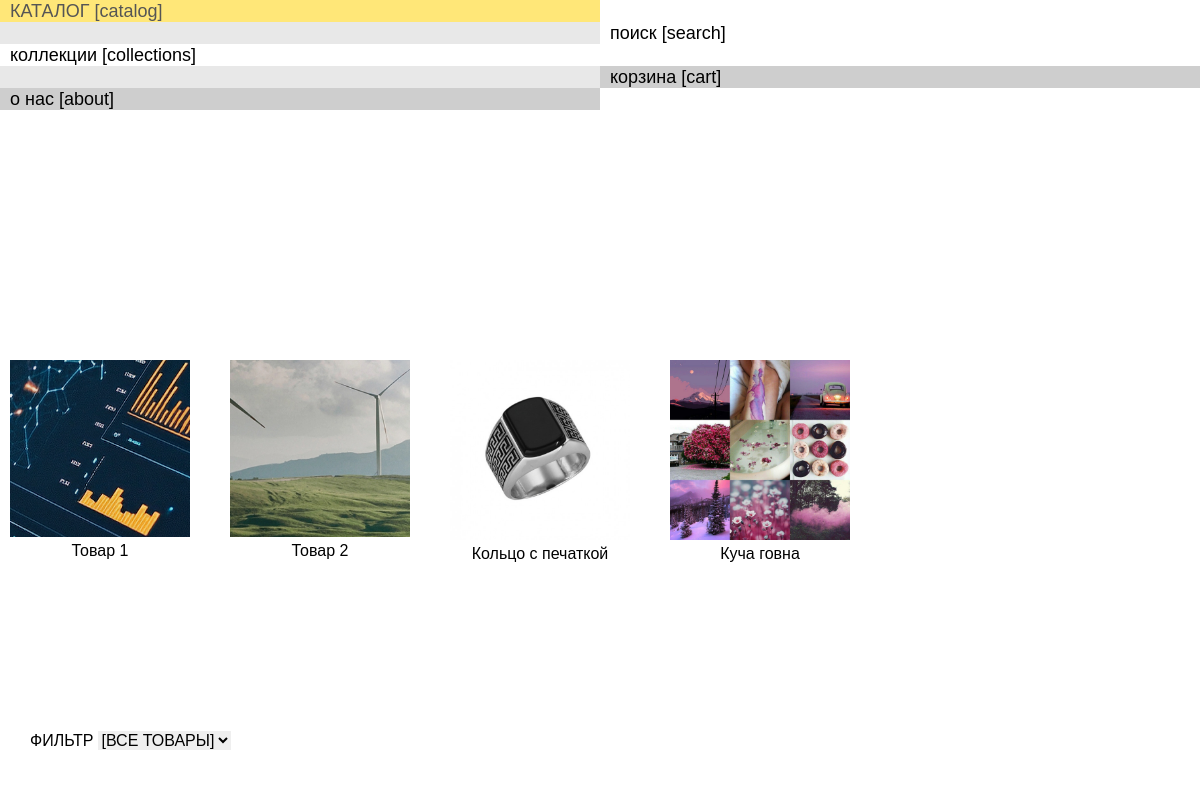
The app's page /catalog/, older data.
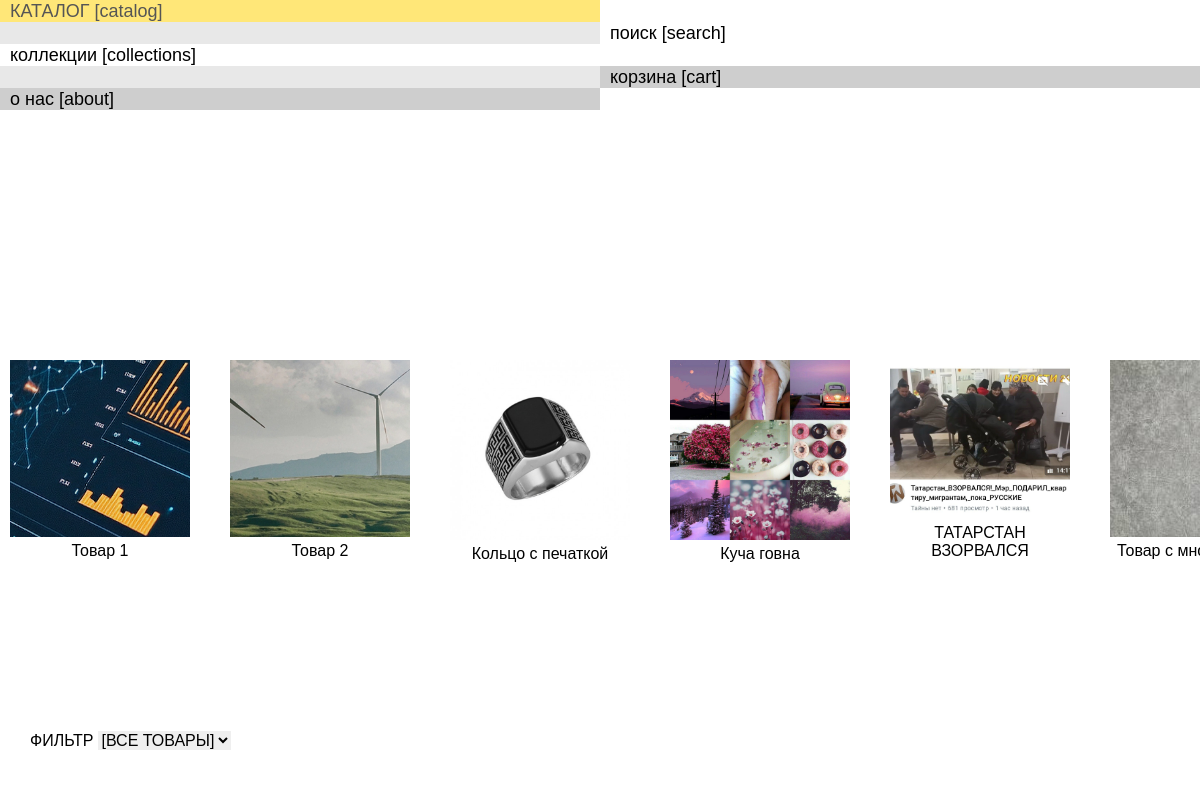
The same page, newer data.
### main/models.py (models this page shows, shortened)
class CatalogItem(models.Model):
    CATEGORY_CHOICES = [
        ('all', 'Все товары'),
        ('bracelets', 'Браслеты'),
        ('earrings', 'Серьги'),
        ('pendants', 'Кулоны'),
        ('necklaces', 'Ожерелья'),
        ('rings', 'Кольцо'),
    ]
    title = models.CharField(max_length=100)
    image = models.ImageField(upload_to='catalog/')
    category = models.CharField(max_length=20, choices=CATEGORY_CHOICES, default='all')
    collection = models.ForeignKey(
        Collection,
        on_delete=models.PROTECT,
        null=True,
        blank=True,
        verbose_name="Коллекция",
        related_name='items'
    )
    price = models.IntegerField(verbose_name="Цена (в рублях)")
    material = models.CharField(max_length=100, verbose_name="Материал")
    size = models.CharField(max_length=50, verbose_name="Размер")
    available_sizes = models.JSONField(
        blank=True,
        null=True,
        verbose_name="Размеры кольца(для колец)",
        help_text="Список доступных размеров в формате JSON (например: [\"S\", \"M\", \"L\"])"
    )
    available = models.BooleanField(default=True, verbose_name="В наличии")
    description = models.TextField(
        verbose_name="Описание",
        blank=True,
        null=True,
        help_text="Многострочное описание товара"
    )
    class Meta:
        verbose_name = "Товар"
        verbose_name_plural = "Товары"

### main/views.py (the view)
# urls.py: path('catalog/', views.catalog, name='catalog'),  # Основной каталог
@require_GET
def catalog(request):
    context = {
        'background_image': get_background_image(),
        'collections': get_collections_with_images(),
    }
    if request.headers.get('x-requested-with') == 'XMLHttpRequest':
        category = request.GET.get('category', 'all')
        items = get_catalog_items(category)
        return JsonResponse({'items': serialize_items(items)})
    category_display = request.GET.get('category', 'все товары')
    context.update({
        'items': get_catalog_items(category_display),
        'category': category_display,
    })
    return render(request, 'catalog.html', context)

### main/views.py (called while the page is built)
def get_background_image():
    try:
        return HomePageImage.objects.latest('uploaded_at')
    except HomePageImage.DoesNotExist:
        return None

def get_collections_with_images():
    return Collection.objects.prefetch_related('images').all()

def get_catalog_items(category_filter):
    category_map = {
        'все товары': 'all',
        'браслеты': 'bracelets',
        'серьги': 'earrings',
        'кулоны': 'pendants',
        'ожерелья': 'necklaces',
        'кольца': 'rings',
    }
    category = category_map.get(category_filter.lower(), 'all')
    if category == 'all':
        return CatalogItem.objects.all()
    return CatalogItem.objects.filter(category=category)

### templates/catalog.html (shortened to what this page needs)
{% extends 'base.html' %}
{% block content %}
    <div class="catalog-section">
        <div class="filter-container">
            <span>ФИЛЬТР</span>
            <select class="categoryFilter" onchange="filterCatalog(this.value)">
                <option value="all">[ВСЕ ТОВАРЫ]</option>
            </select>
        </div>
        <div class="catalog-scroll-container" id="catalogContent">
            {% if items %}
                {% for item in items %}
                    <a href="{% url 'catalog_item_detail' item.id %}" class="catalog-item-link">
                        <div class="catalog-item">
                            <img src="{{ item.image.url }}" alt="{{ item.title }}" class="catalog-image">
                            <p class="catalog-title">{{ item.title }}</p>
                        </div>
                    </a>
                {% endfor %}
            {% else %}
                <p>Товары не найдены для выбранной категории.</p>
            {% endif %}
        </div>
    </div>
{% endblock %}

### templates/base.html (shortened to what this page needs)
{% load static %}
<!DOCTYPE html>
<html lang="en">
<head>
    <link rel="stylesheet" href="{% static '/css/main.css' %}"/>
    <link rel="stylesheet" href="https://cdnjs.cloudflare.com/ajax/libs/viewerjs/1.11.6/viewer.min.css">
</head>
<body>
<div class="nav-container" style="position: relative; z-index: 10;">
    <div class="nav-column">
        <a class="nav-cell" href="/catalog">
            <div class="text">КАТАЛОГ [catalog] </div>
        </a>
        <div class="nav-cell empty-left"></div>
        <a class="nav-cell" href="/collections">
            <div class="text">коллекции [collections]</div>
        </a>
        <div class="nav-cell empty-left"></div>
        <a class="nav-cell about" href="/about">
            <div class="text">о нас [about]</div>
        </a>
    </div>
    <div class="nav-column" style="background: #fff">
        <div class="nav-cell empty-right"></div>
        <div class="nav-cell active" id="search-cell" data-overlay="search">
            <div class="text">поиск [search]</div>
        </div>
        <div class="nav-cell empty-right"></div>
        <div class="nav-cell cart" id="cart-cell" data-overlay="cart">
            <div class="text">корзина [cart]</div>
        </div>
    </div>
</div>
<main class="mainScreen">
    {% block content %}{% endblock %}
</main>
</body>
</html>

### main/static/css/main.css (style rules this page uses)
* { margin: 0; padding: 0; }
body { background-color: white; font-family: sans-serif; display: flex; flex-direction: column; }
html, body { height: 100%; overflow-x: hidden; }
.mainScreen { flex: 1; display: flex; flex-direction: column; overflow: hidden; z-index: 100; }
.nav-container { display: flex; flex-direction: row; justify-content: space-between; width: 100vw; position: relative; background: rgb(232, 232, 232); z-index: 221!important; }
.nav-column { display: flex; flex-direction: column; gap: 0; width: 50vw; z-index: 221; }
.nav-cell { text-decoration: none; width: 50vw; cursor: pointer; display: flex; align-items: center; justify-content: flex-start; font-size: 18px; line-height: 20px; color: black; background: #fff; height: 22px; z-index: 221; }
.nav-cell .text { padding-left: 10px; }
.nav-cell.active { background-color: #FFE778 !important; }
.nav-cell.about:not(.active), .nav-cell.cart:not(.active) { background-color: #CECECE; }
.nav-cell.active { background-color: white; }
.nav-cell.empty-left { background-color: #E8E8E8; }
.nav-cell.empty-right { height: 22px; margin: 0; padding: 0; }
.categoryFilter { color: black; border: unset; font-size: 16px; pointer-events: auto; }
.categoryFilter option { color: black; background-color: white; }
.catalog-section { position: relative; display: flex; flex-direction: column; flex-grow: 1; flex-shrink: 0; }
.filter-container { padding: 10px 20px; background-color: white; position: absolute; display: flex; flex-direction: row; align-items: center; bottom: 40px; gap: 4px; left: 10px; }
.catalog-item { display: flex; flex-direction: column; justify-content: flex-start; align-items: center; flex: 0 0 auto; width: 180px; height: 200px; background: white; text-align: center; padding-top: 10px; transition: transform .1s linear; cursor: pointer; }
.catalog-image { width: 180px; height: 180px; object-fit: cover; }
.catalog-title { margin-top: 5px; color: black; }
.catalog-item-link { width: 180px; color: #000; text-decoration: none; }
.catalog-scroll-container { display: flex; justify-items: center; align-items: center; flex-grow: 1; flex-shrink: 0; overflow-x: auto; overflow-y: hidden; flex-wrap: nowrap; gap: 40px; padding: 10px; }

Row changes from the older to the newer data that the page shows:
added CatalogItem: image (picture), title "ТАТАРСТАН ВЗОРВАЛСЯ"
added CatalogItem: image (picture), title "Товар с…"
